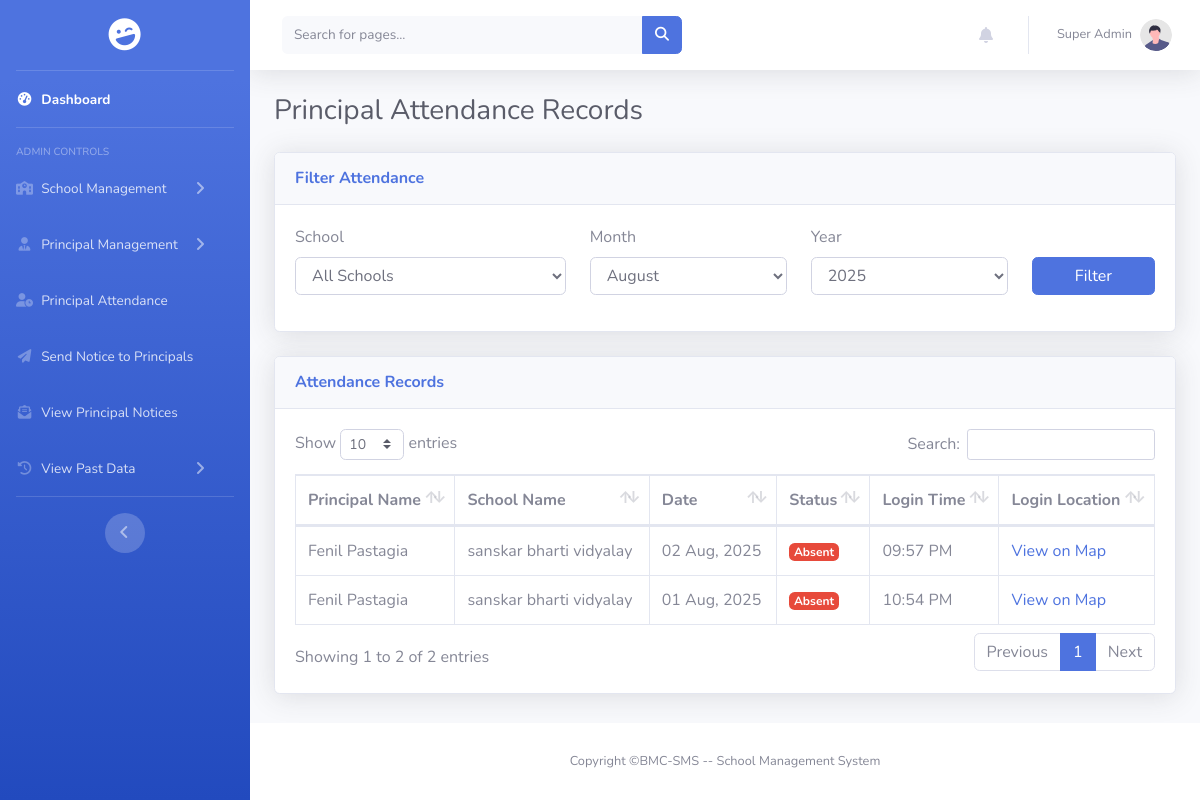
The page /pages/bmc/principal_attendance.php (signed in) on the database as committed earlier.
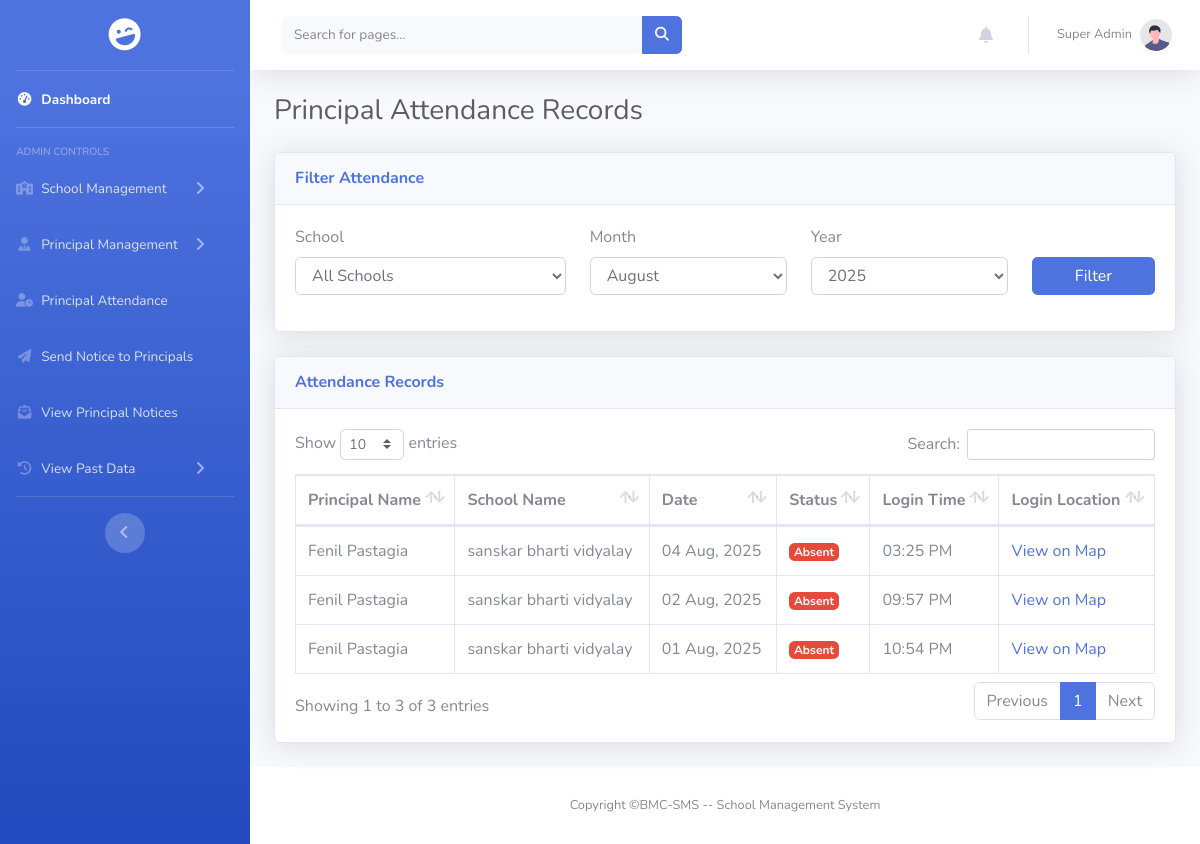
The same page on the database as committed later.
### tables this page shows
CREATE TABLE `principal_attendance` (
  `id` int(11) NOT NULL,
  `principal_id` int(11) NOT NULL,
  `school_id` int(11) NOT NULL,
  `attendance_date` date NOT NULL,
  `status` enum('Present','Absent') NOT NULL,
  `login_latitude` decimal(10,8) DEFAULT NULL,
  `login_longitude` decimal(11,8) DEFAULT NULL,
  `login_time` time NOT NULL,
  `updated_at` timestamp NOT NULL DEFAULT current_timestamp() ON UPDATE current_timestamp()
);

CREATE TABLE `principal` (
  `id` int(11) NOT NULL,
  `principal_image` varchar(255) DEFAULT NULL,
  `school_id` int(11) DEFAULT NULL,
  `principal_name` varchar(50) DEFAULT NULL,
  `email` varchar(50) NOT NULL,
  `password` varchar(255) NOT NULL,
  `phone` varchar(10) DEFAULT NULL,
  `dob` date DEFAULT NULL,
  `gender` enum('Male','Female','Others') NOT NULL,
  `blood_group` enum('A+','A-','B+','B-','AB+','AB-','O+','O-') NOT NULL,
  `address` text DEFAULT NULL,
  `qualification` varchar(50) DEFAULT NULL,
  `salary` decimal(10,2) DEFAULT NULL,
  `batch` enum('Morning','Evening') DEFAULT NULL
);

CREATE TABLE `school` (
  `id` int(11) NOT NULL,
  `school_logo` varchar(255) DEFAULT NULL,
  `school_name` varchar(100) DEFAULT NULL,
  `email` varchar(50) DEFAULT NULL,
  `phone` varchar(10) DEFAULT NULL,
  `school_opening` date DEFAULT NULL,
  `school_type` enum('Government','Private') DEFAULT NULL,
  `education_board` set('CBSE','State','IGCSE') DEFAULT NULL,
  `school_medium` set('English','Hindi','Regional Language') DEFAULT NULL,
  `school_category` set('Pre-Primary','Primary','Upper Primary','Secondary','Higher Secondary') DEFAULT NULL,
  `address` text DEFAULT NULL,
  `latitude` decimal(10,8) DEFAULT NULL,
  `longitude` decimal(11,8) DEFAULT NULL,
  `passing_percentage` decimal(5,2) NOT NULL DEFAULT 33.00
);

### pages/bmc/principal_attendance.php (the view, shortened to what the rows shown need)
<?php
include_once $_SERVER['DOCUMENT_ROOT'] . '/BMC-SMS/includes/connect.php';
$selected_month = $_GET['month'] ?? date('m');
$selected_year = $_GET['year'] ?? date('Y');
$query = "
    SELECT
        pa.attendance_date,
        pa.status,
        pa.login_time,
        pa.login_latitude,
        pa.login_longitude,
        p.principal_name,
        s.school_name
    FROM principal_attendance pa
    JOIN principal p ON pa.principal_id = p.id
    JOIN school s ON pa.school_id = s.id
    WHERE MONTH(pa.attendance_date) = ? AND YEAR(pa.attendance_date) = ?
";
$params = [$selected_month, $selected_year];
$param_types = "ii";
$query .= " ORDER BY pa.attendance_date DESC, s.school_name ASC";
$stmt = mysqli_prepare($conn, $query);
mysqli_stmt_bind_param($stmt, $param_types, ...$params);
mysqli_stmt_execute($stmt);
$result = mysqli_stmt_get_result($stmt);
$attendance_records = mysqli_fetch_all($result, MYSQLI_ASSOC);
$page_title = "Principal Attendance Records";
?>
<!DOCTYPE html>
<html lang="en">
<head>
    <link rel="stylesheet" href="https://cdnjs.cloudflare.com/ajax/libs/font-awesome/6.5.2/css/all.min.css" />
    <link href="/BMC-SMS/assets/css/sb-admin-2.min.css" rel="stylesheet">
    <link href="/BMC-SMS/assets/vendor/datatables/dataTables.bootstrap4.min.css" rel="stylesheet">
    <link rel="stylesheet" href="../../assets/css/sidebar.css">
    <link rel="stylesheet" href="../../assets/css/scrollbar_hidden.css">
</head>
<body id="page-top">
    <div id="wrapper">
        <div id="content-wrapper" class="d-flex flex-column">
            <div id="content">
                <div class="container-fluid">
                    <h1 class="h3 mb-4 text-gray-800"><?php echo htmlspecialchars($page_title); ?></h1>
                    <div class="card shadow mb-4">
                        <div class="card-body">
                            <div class="table-responsive">
                                <table class="table table-bordered" id="dataTable" width="100%" cellspacing="0">
                                    <thead>
                                        <tr>
                                            <th>Principal Name</th>
                                            <th>School Name</th>
                                            <th>Date</th>
                                            <th>Status</th>
                                            <th>Login Time</th>
                                            <th>Login Location</th>
                                        </tr>
                                    </thead>
                                    <tbody>
                                        <?php if (empty($attendance_records)): ?>
                                        <tr>
                                            <td colspan="6" class="text-center">No attendance records found for the selected filters.</td>
                                        </tr>
                                        <?php else: ?>
                                        <?php foreach ($attendance_records as $record): ?>
                                        <tr>
                                            <td><?php echo htmlspecialchars($record['principal_name']); ?></td>
                                            <td><?php echo htmlspecialchars($record['school_name']); ?></td>
                                            <td><?php echo date('d M, Y', strtotime($record['attendance_date'])); ?></td>
                                            <td>
                                                <?php if ($record['status'] == 'Present'): ?>
                                                <span class="badge badge-success">Present</span>
                                                <?php else: ?>
                                                <span class="badge badge-danger">Absent</span>
                                                <?php endif; ?>
                                            </td>
                                            <td><?php echo date('h:i A', strtotime($record['login_time'])); ?></td>
                                            <td>
                                                <?php if ($record['login_latitude'] && $record['login_longitude']): ?>
                                                <a href="https://www.google.com/maps?q=<?php echo htmlspecialchars($record['login_latitude']); ?>,<?php echo htmlspecialchars($record['login_longitude']); ?>" target="_blank">View on Map</a>
                                                <?php else: ?>
                                                N/A
                                                <?php endif; ?>
                                            </td>
                                        </tr>
                                        <?php endforeach; ?>
                                        <?php endif; ?>
                                    </tbody>
                                </table>
                            </div>
                        </div>
                    </div>
                </div>
            </div>
        </div>
    </div>
</body>
</html>

Rows that differ between the two databases and show on the page:
added principal_attendance: principal.principal_name "Fenil Pastagia", school.school_name "sanskar bharti vidyalay", attendance_date "04 Aug, 2025", status "Absent", login_time "03:25 PM"
Other text that changed with them:
text written by a page script: "Show entries Search: Showing 1 to 2 of 2 entries Previous 1 Next" → "Show entries Search: Showing 1 to 3 of 3 entries Previous 1 Next"
